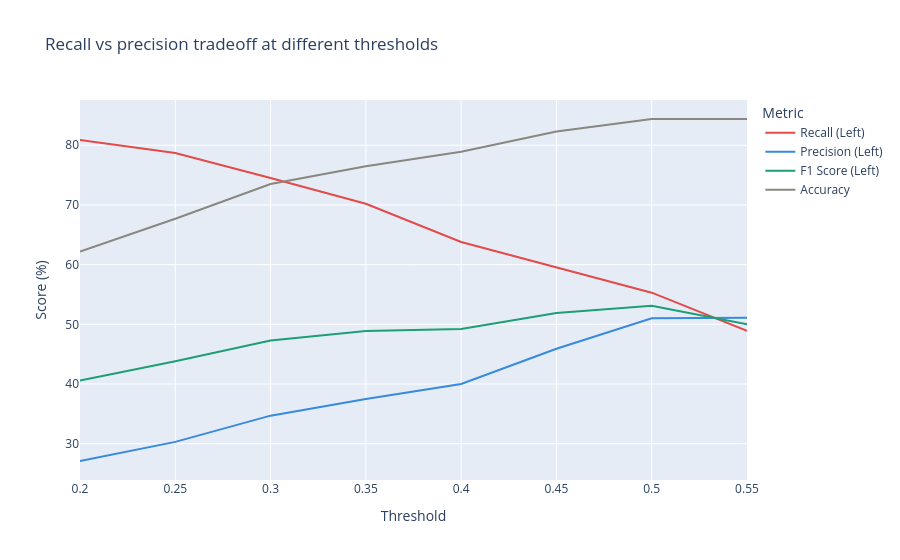

Source (notebook cell):
### Code cell
fig = px.line(
    thresh_df.melt(id_vars='Threshold', var_name='Metric', value_name='Score (%)'),
    x='Threshold', y='Score (%)', color='Metric',
    title='Recall vs precision tradeoff at different thresholds',
    color_discrete_map={
        'Recall (Left)': '#E24B4A',
        'Precision (Left)': '#378ADD',
        'F1 Score (Left)': '#1D9E75',
        'Accuracy': '#888780'
    }
)
fig.show()

### Figure 1 — Plotly figure (JSON) as saved in the notebook; plotly's stock layout.template omitted (floating-point values rounded to 4 significant figures)
{"data": [{"hovertemplate": "Metric=Recall (Left)<br>Threshold=%{x}<br>Score (%)=%{y}<extra></extra>", "legendgroup": "Recall (Left)", "line": {"color": "#E24B4A", "dash": "solid"}, "marker": {"symbol": "circle"}, "mode": "lines", "name": "Recall (Left)", "orientation": "v", "showlegend": true, "type": "scatter", "x": [0.2, 0.25, 0.3, 0.35, 0.4, 0.45, 0.5, 0.55], "xaxis": "x", "y": [80.9, 78.7, 74.5, 70.2, 63.8, 59.6, 55.3, 48.9], "yaxis": "y"}, {"hovertemplate": "Metric=Precision (Left)<br>Threshold=%{x}<br>Score (%)=%{y}<extra></extra>", "legendgroup": "Precision (Left)", "line": {"color": "#378ADD", "dash": "solid"}, "marker": {"symbol": "circle"}, "mode": "lines", "name": "Precision (Left)", "orientation": "v", "showlegend": true, "type": "scatter", "x": [0.2, 0.25, 0.3, 0.35, 0.4, 0.45, 0.5, 0.55], "xaxis": "x", "y": [27.1, 30.3, 34.7, 37.5, 40.0, 45.9, 51.0, 51.1], "yaxis": "y"}, {"hovertemplate": "Metric=F1 Score (Left)<br>Threshold=%{x}<br>Score (%)=%{y}<extra></extra>", "legendgroup": "F1 Score (Left)", "line": {"color": "#1D9E75", "dash": "solid"}, "marker": {"symbol": "circle"}, "mode": "lines", "name": "F1 Score (Left)", "orientation": "v", "showlegend": true, "type": "scatter", "x": [0.2, 0.25, 0.3, 0.35, 0.4, 0.45, 0.5, 0.55], "xaxis": "x", "y": [40.6, 43.8, 47.3, 48.9, 49.2, 51.9, 53.1, 50.0], "yaxis": "y"}, {"hovertemplate": "Metric=Accuracy<br>Threshold=%{x}<br>Score (%)=%{y}<extra></extra>", "legendgroup": "Accuracy", "line": {"color": "#888780", "dash": "solid"}, "marker": {"symbol": "circle"}, "mode": "lines", "name": "Accuracy", "orientation": "v", "showlegend": true, "type": "scatter", "x": [0.2, 0.25, 0.3, 0.35, 0.4, 0.45, 0.5, 0.55], "xaxis": "x", "y": [62.2, 67.7, 73.5, 76.5, 78.9, 82.3, 84.4, 84.4], "yaxis": "y"}], "layout": {"legend": {"title": {"text": "Metric"}, "tracegroupgap": 0}, "title": {"text": "Recall vs precision tradeoff at different thresholds"}, "xaxis": {"anchor": "y", "domain": [0, 1], "title": {"text": "Threshold"}}, "yaxis": {"anchor": "x", "domain": [0, 1], "title": {"text": "Score (%)"}}}}
